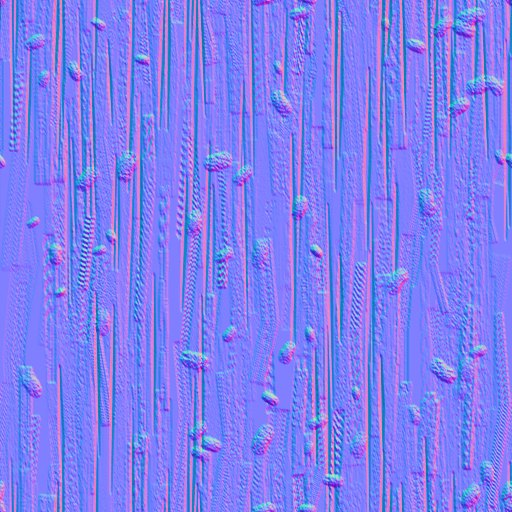
#> input picture art/texhi/bark_n.jpg, 512 x 512 px
$ python -i phonelooksheet.py   (imports and definitions only)   (older library calls are emulated)
#> lines starting #> are read from the running program, lines starting #| are printed output that depends on the picture
#> further down, picture is the input picture: shape (512, 512, 3); mean B, G, R 241, 127, 127.2
# Phone look sheet and numbers for tools/phonelookvs.cjs pictures. Usage: python3 tools/phonelooksheet.py <dir> <W>x<H> <out.jpg> [hud.jsonl]
# Per view and build: sharpness (mean gradient magnitude, Sobel, on 0-255 grey; and variance of the Laplacian), mean brightness (0-255 grey), contrast (standard deviation of grey),
# and the HUD's share of the screen (from the JSON lines phonelookvs.cjs printed). Sheet: Nov 14 build (left) | phone today (right), both at the same size, the numbers under each.
import sys, json, numpy as np, cv2
D, size, OUT = sys.argv[1], sys.argv[2], sys.argv[3]
hud = {}
# [6 lines not run here, left out]
VIEWS = ['base', 'street', 'night', 'gloom', 'play']
def metrics(im):
    g = cv2.cvtColor(im, cv2.COLOR_BGR2GRAY).astype(np.float32)
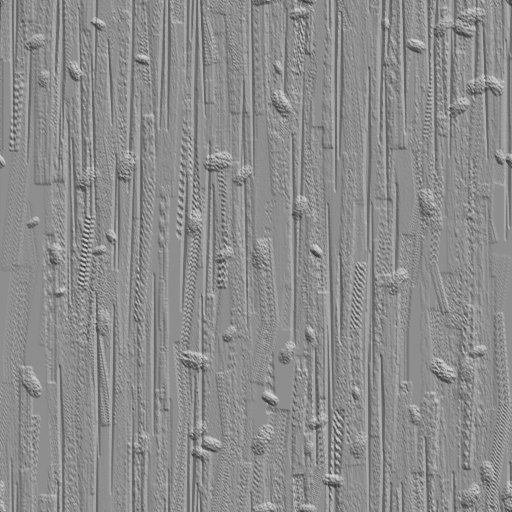
#> g: shape (512, 512) float32; min 44, max 218, mean 140.1
    gx, gy = cv2.Sobel(g, cv2.CV_32F, 1, 0, ksize=3), cv2.Sobel(g, cv2.CV_32F, 0, 1, ksize=3)
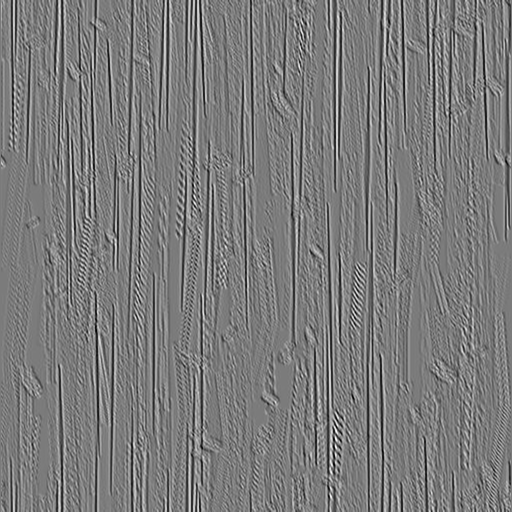
#> gx: shape (512, 512) float32; min -392, max 416, mean -0.1; drawn with min black and max white
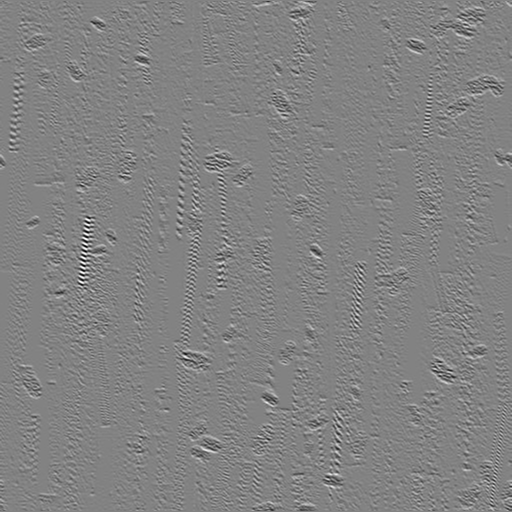
#> gy: shape (512, 512) float32; min -491, max 469, mean 0; drawn with min black and max white
    return dict(grad=float(np.mean(np.hypot(gx, gy))), lap=float(cv2.Laplacian(g, cv2.CV_32F).var()), mean=float(g.mean()), std=float(g.std()))
rows, table = [], []
# [17 lines not run here, left out]
# [1 line that did not run here, left out]
# [5 lines not run here, left out]

>>> import cv2
>>> picture = cv2.imread('../art/texhi/bark_n.jpg')
>>> result = metrics(picture)
#> result = {'grad': 82.27, 'lap': 1153.3, 'mean': 140.1, 'std': 18.02}

$ run again, on art/texhi/glaze_n.jpg
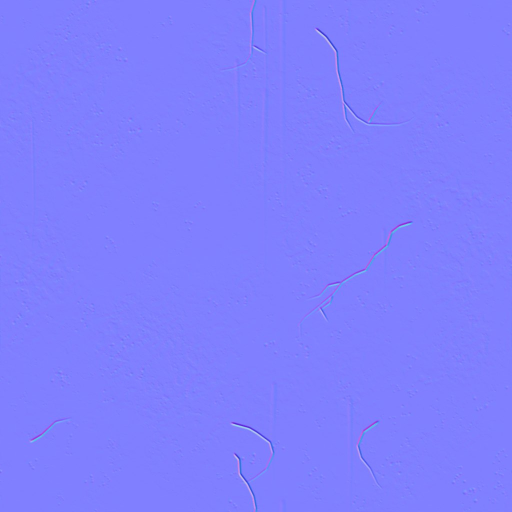
#> input picture art/texhi/glaze_n.jpg, 1024 x 1024 px (shown at 1/2 size)
#> picture is the input picture: shape (1024, 1024, 3); mean B, G, R 254.3, 127.1, 127.4
#> in metrics, `g = cv2.cvtColor(im, cv2.COLOR_BGR2GRAY).astype(np.float32)`:
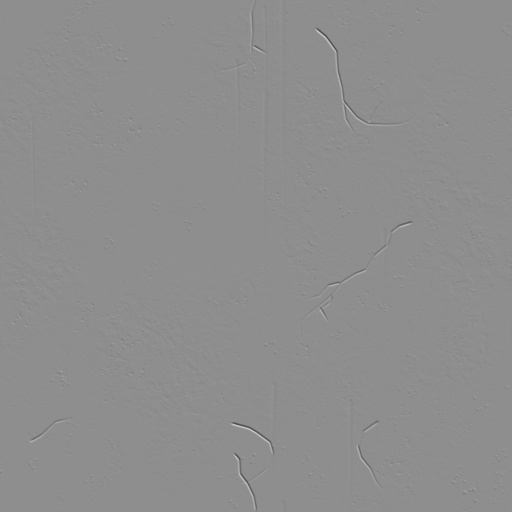
#> g: shape (1024, 1024) float32 (shown at 1/2 size); min 60, max 209, mean 141.7
#> in metrics, `gx, gy = cv2.Sobel(g, cv2.CV_32F, 1, 0, ksize=3), cv2.Sobel(g, cv2.CV_..`:
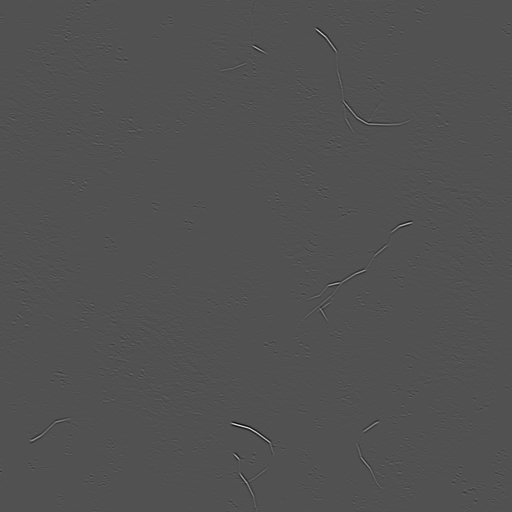
#> gy: shape (1024, 1024) float32 (shown at 1/2 size); min -227, max 483, mean 0; drawn with min black and max white
#> result = {'grad': 5.99, 'lap': 9.88, 'mean': 141.7, 'std': 2.88}
